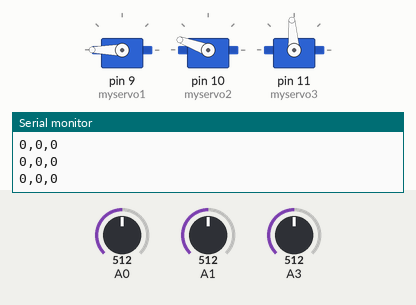
Simulated run of this sketch. Board: Arduino Uno, built with avr-gcc and run on an emulated ATmega328P. Parts: 3 × servo, the last lines printed to the serial monitor. The inputs (shaded band) are chosen by the test bench; at power-on: A0 = 512, A1 = 512, A3 = 512.

Above: at 1.2 s.
1.3 s: A0 set to 716
At 2.6 s:
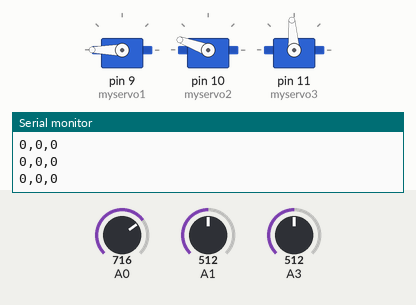
2.9 s: A1 set to 716
At 3.9 s:
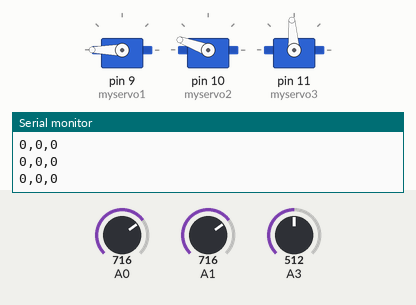
4.5 s: A3 set to 716
At 5.2 s:
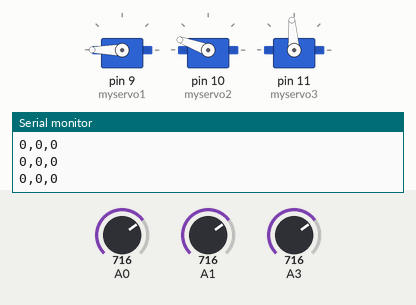
6.1 s: A3 set to 900
At 7.4 s:
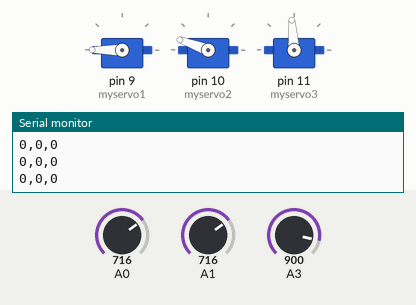
7.7 s: A0 set to 1010
At 8.8 s:
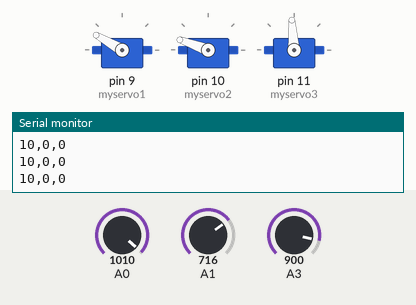
9.3 s: A1 set to 900
At 10.0 s:
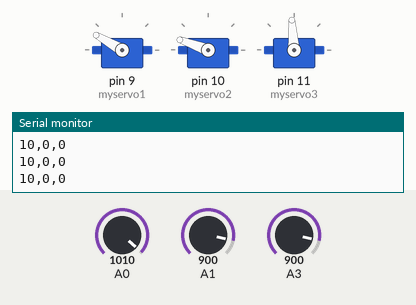
Timing chart, 0 to 11.9 s (numbered marks = the images above; inputs shaded):
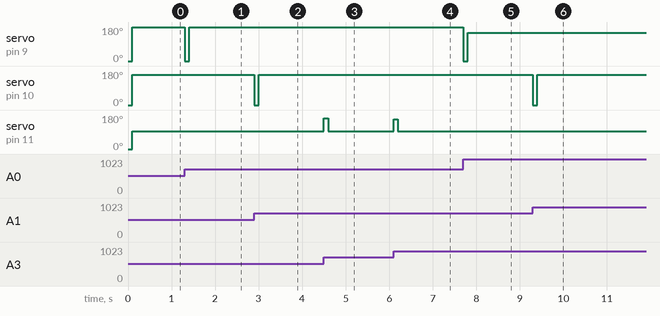

The sketch:

EMG_amp.ino
```cpp
#include <Servo.h>
Servo myservo1;
Servo myservo2;
Servo myservo3;

const int interval = 100;  // 取樣間隔時間
unsigned int sample1;
unsigned int amplitude1;  // 訊號振幅
unsigned int sample2;
unsigned int amplitude2;
unsigned int sample3;
unsigned int amplitude3;


int servoAngle1=0;
int lastServoAngle1=0;
int servoAngle2=0;
int lastServoAngle2=0;
int servoAngle3=0;
int lastServoAngle3=0;

void setup() {
  Serial.begin(9600);
  analogReference(EXTERNAL);

  myservo1.attach(9,700,2300);
  myservo2.attach(10,700,2300);
  myservo3.attach(11,700,2300);

  myservo1.write(servoAngle1);
  myservo2.write(servoAngle2);
  myservo3.write(servoAngle3);
}

void loop() {
  unsigned int sigMax1 = 0;  // 最高峰值
  unsigned int sigMin1 = 1000;  // 最低峰值
  unsigned int sigMax2 = 0;
  unsigned int sigMin2 = 1000;
  unsigned int sigMax3 = 0;
  unsigned int sigMin3 = 1000;
  unsigned long now = millis(); // 當前時間

  while (millis() < now + interval) {
    sample1 = analogRead(A0);

    if (sample1 < sigMin1) {
      sigMin1 = sample1;
    } else if (sample1 > sigMax1) {
      sigMax1 = sample1;
    }

    sample2 = analogRead(A1);
    if (sample2 < sigMin2) {
      sigMin2 = sample2;
    } else if (sample2 > sigMax2) {
      sigMax2 = sample2;
    }

    sample3 = analogRead(A3);
    if (sample3 < sigMin3) {
      sigMin3 = sample3;
    } else if (sample3 > sigMax3) {
      sigMax3 = sample3;
    }

    //Serial.println(sample3);
    //Serial.print(",");
  }

  // 求取訊號振幅
  amplitude1 = sigMax1 - sigMin1;
  amplitude2 = sigMax2 - sigMin2;
  amplitude3 = sigMax3 - sigMin3;

  servoAngle1 = map(amplitude1,0,60,180,0);
  servoAngle2 = map(amplitude2,0,120,160,30);
  servoAngle3 = map(amplitude3,20,250,100,180);

  if(abs(lastServoAngle1-servoAngle1)>10)
    myservo1.write(servoAngle1);

  if(abs(lastServoAngle2-servoAngle2)>10)
    myservo2.write(servoAngle2);

  if(abs(lastServoAngle3-servoAngle3)>10)
    myservo3.write(servoAngle3);

  lastServoAngle1 = servoAngle1;
  lastServoAngle2 = servoAngle2;
  lastServoAngle3 = servoAngle3;

  Serial.print(amplitude1);
  Serial.print(",");
  Serial.print(amplitude2);
  Serial.print(",");
  Serial.println(amplitude3);
}
```

Measured:
- after the input at 1.3 s, servo on pin 9 (myservo1): 180° → 0° at once, → 180° 0.10 s later
- after the input at 2.9 s, servo on pin 10 (myservo2): 160° → 0° at once, → 160° 0.10 s later
- after the input at 4.5 s, servo on pin 11 (myservo3): 94° → 164° at once, → 94° 0.10 s later
- after the input at 6.1 s, servo on pin 11 (myservo3): 94° → 157° at once, → 94° 0.10 s later
- after the input at 7.7 s, servo on pin 9 (myservo1): 180° → 0° at once, → 150° 0.10 s later
- after the input at 9.3 s, servo on pin 10 (myservo2): 160° → 0° at once, → 160° 0.10 s later
